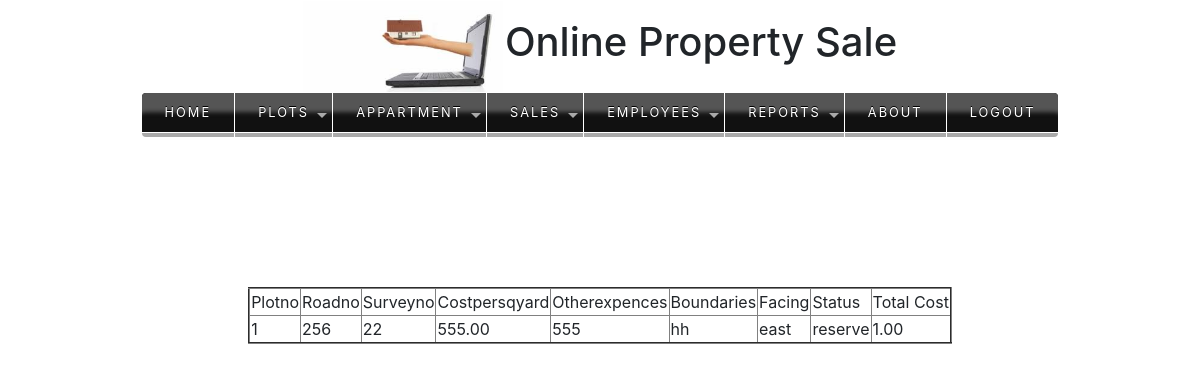
/plotdetails1/, run on the app's committed database.
### app/models.py (models this page shows)
class CreatePlotModel(models.Model):
    plotno=models.IntegerField(primary_key=True)
    roadno=models.IntegerField()
    surveyno=models.IntegerField()
    costpersqyard=models.DecimalField(max_digits=10,decimal_places=2)
    otherexpences=models.CharField(max_length=30)
    boundaries=models.CharField(max_length=200)
    facing=models.CharField(max_length=30,choices=(('east','EAST'),('west','WEST')))
    status=models.CharField(max_length=15,choices=(('vacant','VACANT'),('reserve','RESERVE'),('sold','SOLD')))
    totalcost=models.DecimalField(default=True,max_digits=10,decimal_places=2)

### templates/detialplot.html (shortened to what this page needs)
<!doctype html>
<html lang="en">
  <head>
    <link rel="stylesheet" href="https://stackpath.bootstrapcdn.com/bootstrap/4.2.1/css/bootstrap.min.css">
  </head>
  <body>
  {% include 'head.html' %}
{% include 'menu.html' %}
<table align="center" border="2" bgcolor="" style="margin-top: 150px;">
    <tr>
        <td>Plotno</td>
        <td>Roadno</td>
        <td>Surveyno</td>
        <td>Costpersqyard</td>
        <td>Otherexpences</td>
        <td>Boundaries</td>
        <td>Facing</td>
        <td>Status</td>
        <td>Total Cost</td>
    </tr>
    <tr bgcolor="">
        <td>{{ object.plotno }}</td>
        <td>{{ object.roadno }}</td>
        <td>{{ object.surveyno }}</td>
        <td>{{ object.costpersqyard }}</td>
        <td>{{ object.otherexpences }}</td>
        <td>{{ object.boundaries }}</td>
        <td>{{ object.facing }}</td>
        <td>{{ object.status }}</td>
        <td>{{ object.totalcost }}</td>
    </tr>
</table>
  </body>
</html>

### data on the page
CreatePlotModel: plotno "1", roadno "256", surveyno "22", costpersqyard "555.00", otherexpences "555", boundaries "hh", facing "east", status "reserve", totalcost "1.00"
